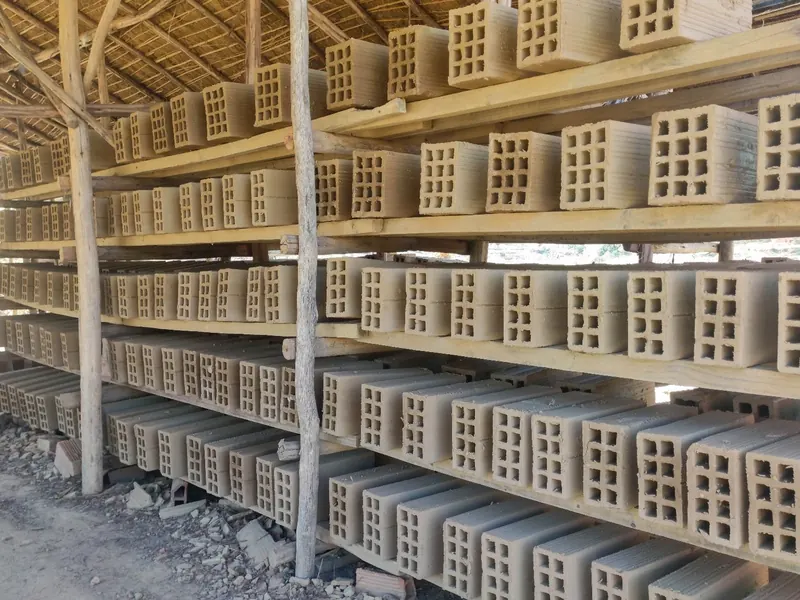
#> input picture site/image/apropos-atelier.webp, 800 x 600 px
$ python -i preparer_images.py   (imports and definitions only)
#> lines starting #> are read from the running program, lines starting #| are printed output that depends on the picture
"""Prépare toutes les images du site depuis les originaux (photos d'Andry).

    python outils/preparer_images.py <dossier_originaux>

Le dossier des originaux contient les JPEG/PNG bruts (8000×6000 pour la plupart) : ils
NE SONT PAS dans git (30 Mo), ils restent sur le serveur (/image/*.jpg) et sur le téléphone
d'Andry. Le script écrit dans site/image/ des WebP légers aux noms sans espace ni accent,
et dans site/ les icônes (favicon, apple-touch, manifest) et l'image de partage 1200×630.

Règles : une photo produit = 720×540 (cartes 368 px, écrans ×2), une photo de galerie =
800×600, le bandeau en 3 largeurs (640 / 960 / 1920). Qualité WebP 78 : au-delà le poids
grimpe sans gain visible sur un téléphone.
"""
from __future__ import annotations

import sys
from pathlib import Path

from PIL import Image, ImageOps

# [1 line not run here, left out]

RACINE = Path(__file__).resolve().parent.parent
SITE = RACINE / "site"
IMG = SITE / "image"
# [1 line not run here, left out]
Q = 78


def ouvrir(p: Path) -> Image.Image:
    im = Image.open(p)
    im = ImageOps.exif_transpose(im)  # photos de téléphone : orientation dans l'EXIF
    return im.convert("RGB")


def couvrir(im: Image.Image, w: int, h: int) -> Image.Image:
    """Recadre au centre pour remplir exactement w×h (comme object-fit: cover)."""
    return ImageOps.fit(im, (w, h), Image.LANCZOS, centering=(0.5, 0.5))


def webp(src: Path, dest: str, w: int, h: int, q: int = Q, boite: tuple[float, float, float, float] | None = None) -> None:
    """boite = (x0, y0, x1, y1) en fractions : zone gardée AVANT le recadrage ; sert à retirer le
    filigrane du téléphone (« REDMI K20 PRO », coin inférieur gauche des photos de la page Facebook)."""
    im = ouvrir(src)
    if boite:
        W, H = im.size
        im = im.crop((int(boite[0] * W), int(boite[1] * H), int(boite[2] * W), int(boite[3] * H)))
    im = couvrir(im, w, h)
    out = IMG / dest
    im.save(out, "WEBP", quality=q, method=6)
    print(f"  {dest:<34} {w}x{h}  {out.stat().st_size // 1024:>4} Ko  ← {src.name}")


def main(orig: Path) -> None:
    def o(nom: str) -> Path:
        p = orig / nom
        if not p.exists():
            sys.exit(f"original introuvable : {p}")
        return p

    print("— Bandeau (3 largeurs) —")
    hero = o("Hourdis_maina_betsaka_1920x1080.jpg")
    # le bandeau est couvert d'un dégradé à 70-80 % d'opacité : la qualité 66 suffit, et il pèse deux fois moins
    webp(hero, "hero-1920.webp", 1920, 1080, q=66)
    webp(hero, "hero-960.webp", 960, 540, q=66)
    webp(hero, "hero-640.webp", 640, 360, q=66)

    print("— Produits (720×540) —")
    # Photos reprises de la page Facebook HourdisMG (06/09/2026, décision d'Andry : « refais les photos »),
    # filigrane du téléphone retiré par la boîte de recadrage. Le même hourdis sert d'illustration aux
    # trois épaisseurs : les alt le disent, personne ne peut lire 12, 15 ou 20 cm sur une photo.
    SANS_FILIGRANE = (0.06, 0.02, 0.98, 0.85)
    webp(o("fb-hourdis-20.jpg"), "hourdis-20.webp", 720, 540, boite=SANS_FILIGRANE)
    webp(o("fb-hourdis-15.jpg"), "hourdis-15.webp", 720, 540, boite=SANS_FILIGRANE)
    webp(o("fb-hourdis-12.jpg"), "hourdis-12.webp", 720, 540, boite=SANS_FILIGRANE)
    # ces deux originaux portent aussi le filigrane « REDMI K20 PRO » en bas à gauche : même recadrage
    webp(o("272687838_316063163787066_1797550773836676255_n.jpg"), "brique-creuse-20.webp", 720, 540, boite=SANS_FILIGRANE)
    webp(o("BC 15.png"), "brique-creuse-15.webp", 720, 540, boite=SANS_FILIGRANE)
    webp(o("fb-briques-creuses-pile.jpg"), "brique-creuse-10.webp", 720, 540)
    webp(o("IMG_20230807_125850.jpg"), "tuile-mecanique.webp", 720, 540)
    webp(o("Tuile exaille .jpg"), "tuile-ecaille.webp", 720, 540)

    print("— Galerie « notre production » (800×600) —")
    webp(o("464868525_861513232633185_9206288329122918718_n.jpg"), "galerie-sechage-hourdis.webp", 800, 600)
    webp(o("Hourdis maina betsaka 2.jpg"), "galerie-stock-hourdis.webp", 800, 600)
    webp(o("Hourdis mando sur etalage.jpg"), "galerie-hourdis-etalage.webp", 800, 600)
    webp(o("Brique creuse mando sur etalage.jpg"), "galerie-briques-etalage.webp", 800, 600)
    webp(o("Brique creuse maina Betsaka profil.jpg"), "galerie-briques-seches.webp", 800, 600)
    webp(o("Fandorana brique creuse.jpg"), "galerie-fandorana-briques.webp", 800, 600)
    webp(o("Tuile.jpg"), "galerie-tuiles.webp", 800, 600)
    # ajoutées le 06/09/2026 : elles dormaient dans sources-photos sans jamais être publiées
    webp(o("1.jpg"), "galerie-pile-hourdis.webp", 800, 600)
    webp(o("Brique creuse mando sur etalage 2.jpg"), "galerie-hangar-briques.webp", 800, 600)
    webp(o("Brique creuse mando am tany ivelany .jpg"), "galerie-briques-crues.webp", 800, 600)

    # ⚠ PAS de section « chantiers » : les photos de chantier des publications Facebook (murs vus d'avion,
    # maison à garage sectionnel, plancher vu de dessous) sont des images d'illustration EUROPÉENNES, pas des
    # chantiers du client. Les légender « nos réalisations » répéterait exactement la faute que l'audit a
    # relevée sur l'ancien site (photo Pexels titrée « Équipe HOURDIS MADAGASCAR »). Elles ne reviendront que
    # le jour où Andry fournira des photos de planchers qu'il a réellement livrés.

    print("— À propos (800×600) —")
    webp(o("Brique_creuse_hero_1920x1080.jpg"), "apropos-atelier.webp", 800, 600)

    print("— Logo, icônes, image de partage —")
    logo = ouvrir(o("logo.jpg"))
    logo.resize((160, 160), Image.LANCZOS).save(IMG / "logo.webp", "WEBP", quality=90, method=6)
    for taille in (32, 180, 192, 512):
        logo.resize((taille, taille), Image.LANCZOS).save(SITE / f"icon-{taille}.png", "PNG", optimize=True)
    logo.resize((48, 48), Image.LANCZOS).save(SITE / "favicon.ico", sizes=[(16, 16), (32, 32), (48, 48)])
    og = couvrir(ouvrir(hero), 1200, 630)
    og.save(IMG / "og-1200x630.jpg", "JPEG", quality=82, optimize=True, progressive=True)
    print("  og-1200x630.jpg", (IMG / "og-1200x630.jpg").stat().st_size // 1024, "Ko ;",
          "icônes 32/180/192/512 + favicon.ico écrits dans site/")

    total = sum(p.stat().st_size for p in IMG.iterdir())
    print(f"\nsite/image : {len(list(IMG.iterdir()))} fichiers, {total // 1024} Ko au total")


# [4 lines not run here, left out]

>>> import cv2
>>> picture = cv2.imread('../site/image/apropos-atelier.webp', cv2.IMREAD_GRAYSCALE)
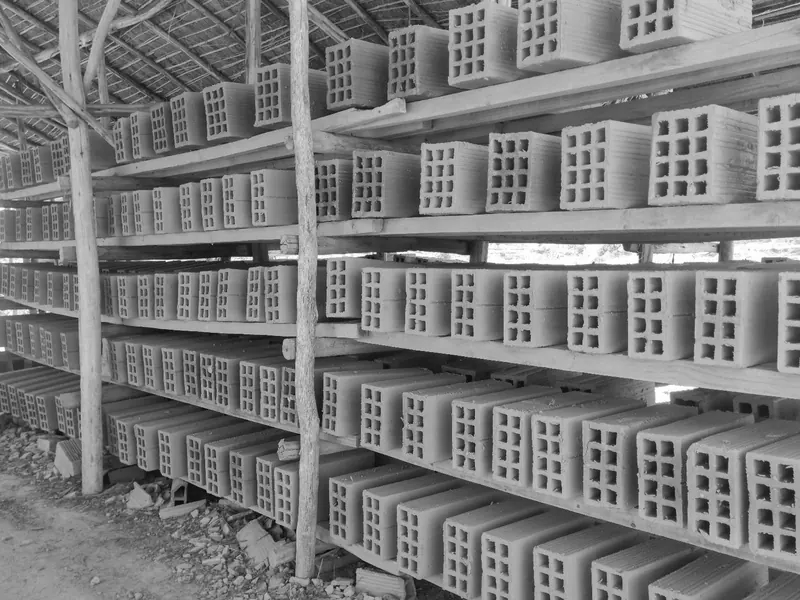
#> picture: shape (600, 800); min 1, max 255, mean 121.8
>>> result = main(picture)
#> (the run stopped early here; a loop or call above may not have finished)

$ run again, on design/g-briques.webp
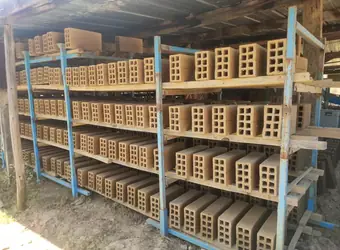
#> input picture design/g-briques.webp, 340 x 250 px
#> `picture = cv2.imread('../site/image/apropos-atelier.webp', cv2.IMREAD_..`:
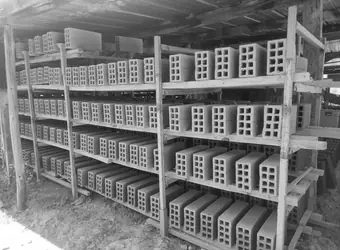
#> picture: shape (250, 340); min 12, max 255, mean 118.2

$ run again, on design/g-sechage.webp
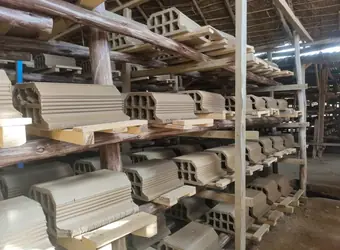
#> input picture design/g-sechage.webp, 340 x 250 px
#> `picture = cv2.imread('../site/image/apropos-atelier.webp', cv2.IMREAD_..`:
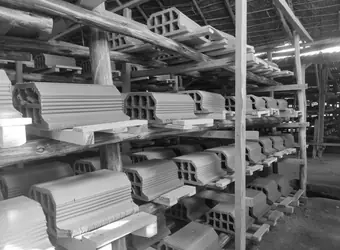
#> picture: shape (250, 340); min 1, max 255, mean 109.2
